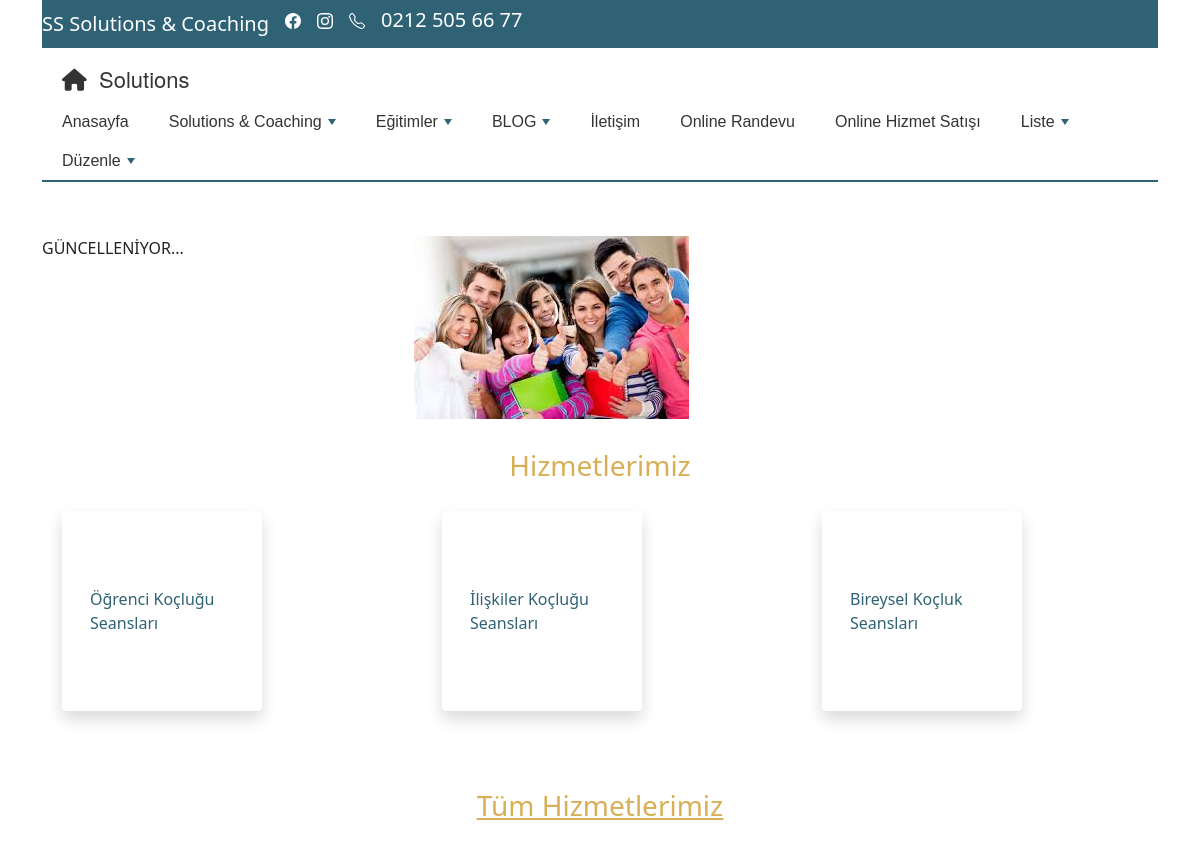
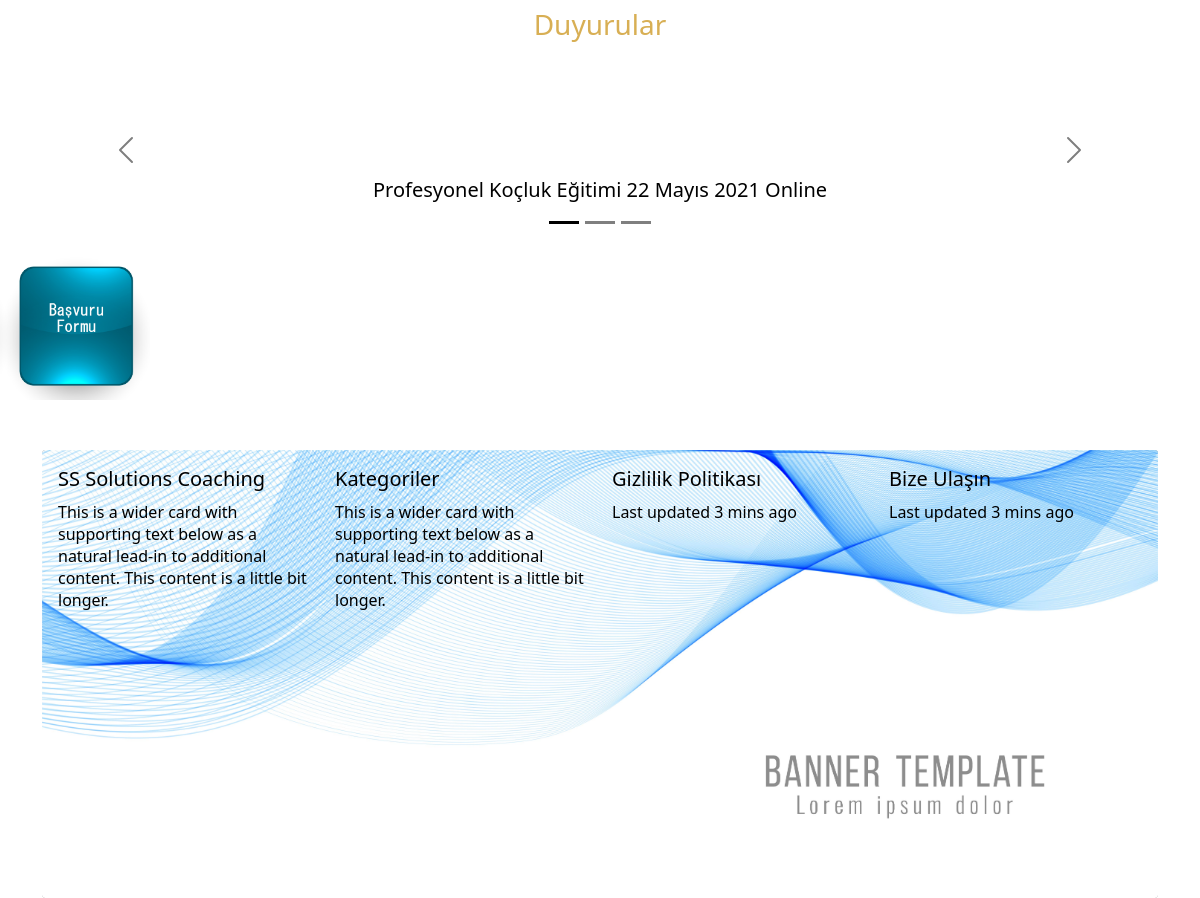
The page / on the database its author committed (2 pictures, top to bottom).
### mysite/models.py (models this page shows)
class Menu(models.Model):
    menuadi = models.CharField(max_length=100, verbose_name='Menu Adi')
    ustmenuadi = models.CharField(max_length=100, verbose_name='Bağlantı Yapılacak Menü Adı', blank=True, null=True)
    editor = RichTextField(verbose_name="Sayfa İçeriği", null=True, blank=True)
    sira = models.IntegerField(verbose_name="Alt Menu Sırası", null=True, blank=True)
    durum = models.BooleanField(blank=True, null=True, verbose_name='Aktif')
    dosya = models.FileField(blank=True, null=True, )

class Solutions(models.Model):
    id = models.IntegerField(primary_key=True)
    altmenuadi = models.CharField(max_length=100, verbose_name='Menü Adi')
    baslik = models.CharField(max_length=100, verbose_name='Başlık')
    icerik = RichTextField(verbose_name="içerik", null=True, blank=True)
    img = models.ImageField(blank=True, null=True, )
    durum = models.BooleanField(blank=True, null=True, verbose_name='Aktif')
    dosya = models.FileField(blank=True, null=True, )
    sira = models.PositiveSmallIntegerField(blank=True)
    aciklama=models.CharField(max_length=500, verbose_name='Açıklama', blank=True)

### mysite/views.py (the view)
# urls.py: path('', views.anasayfa_home),
def anasayfa_home(request):
    hizmetler = Solutions.objects.filter(altmenuadi="hizmetler", durum=True).order_by('sira')
    duyurular = Solutions.objects.filter(altmenuadi="duyurular", durum=True).order_by('sira')
    iletisim = Solutions.objects.filter(altmenuadi="iletisim").first()
    gizlilik = Solutions.objects.filter(altmenuadi="gizlilik").first()
    menuler = Menu.objects.filter(durum=True).exclude(ustmenuadi="Anasayfa").order_by('sira')
    menuanasayfa = Menu.objects.filter(ustmenuadi="Anasayfa", durum=True)
    ds = []
    i = 0
    for d in duyurular:
        _d = d.__dict__
        _d.update({"active": i == 0, "sira": str(i)})
        ds.append(_d)
        i += 1
    context = {
        'hizmetler': hizmetler,
        'duyurular': ds,
        'iletisim': iletisim,
        'gizlilik': gizlilik,
        'menuler': menuler,
        'menuanasayfa': menuanasayfa,
        'title': "SS Solutions Coaching",
    }
    return render(request, 'anasayfa/anasayfa.html', context)

### mysite/templates/anasayfa/anasayfa.html (shortened to what this page needs)
{% extends "anasayfa/base.html" %}
{% block content %}
<div>
</div>
<div class="container" >
    <div class="row g-0">
        <div class="col-6 col-md-4">
            GÜNCELLENİYOR...
        </div>
        <div class="col-sm-6 col-md-8">
            <img src="/static/img/bireysel.jpg" class="img-fluid" alt="...">
        </div>
    </div>
</div>
<div class="container">
    <div>
        <h3 class="text-center" style="color: #D8AF54; margin-top:30px;">Hizmetlerimiz</h3>
    </div>
    <div class="row row-cols-8">
      {% for hizmetler in hizmetler %}
                <div class="col">
                    <div class="shadow p-3 mb-5 bg-body rounded row align-items-center "
                         style="height: 200px; width: 200px; margin-left:20px; margin-top:20px;">
                        <a href="/hizmet/{{ hizmetler.id }}"
                           style="text-decoration:none; color: #2F6275; hover:{color:#fff;}">
                            {{hizmetler.baslik}}
                        </a>
                    </div>
                </div>
      {% endfor %}
  </div>
    <h3 class="text-center" style="color: #D8AF54; margin-top:30px;">
        <a href="/hizmet/" class="text-center" style=" color: #D8AF54; hover:{color:#fff;}">
                            Tüm Hizmetlerimiz
        </a>
    </h3>
</div>
<div class="container" >
    <h3 class="text-center" style="color: #D8AF54; margin-top: 50px;">Duyurular</h3>
    <div id="carouselExampleDark" class="carousel carousel-dark slide" data-bs-ride="carousel" style="height: 200px;">
        <div class="carousel-indicators">
            {% for duyuru in duyurular %}
                {% if duyuru.active %}
                    <button type="button" data-bs-target="#carouselExampleDark" data-bs-slide-to="{{duyuru.sira}}" class="active" aria-current="true" aria-label="Slide 1"></button>
                {% else %}
                    <button type="button" data-bs-target="#carouselExampleDark" data-bs-slide-to="{{duyuru.sira}}" aria-label="Slide 2"></button>
                {% endif %}
            {% endfor %}
        </div>
        <div class="carousel-inner">
            {% for duyuru in duyurular %}
                {% if duyuru.active %}
                     <div class="carousel-item active " data-bs-interval="5000">
                            <img height="200"  class="d-block w-100">
                            <div class="carousel-caption d-none d-md-block">
                                <h5>{{duyuru.baslik}}</h5>
                            </div>
                    </div>
                {% endif%}
            {% endfor %}
        </div>
        <button class="carousel-control-prev" type="button" data-bs-target="#carouselExampleDark" data-bs-slide="prev">
            <span class="carousel-control-prev-icon" aria-hidden="true"></span>
        </button>
        <button class="carousel-control-next" type="button" data-bs-target="#carouselExampleDark" data-bs-slide="next">
            <span class="carousel-control-next-icon" aria-hidden="true"></span>
        </button>
    </div>
</div>
{% endblock %}

### mysite/templates/anasayfa/menu.html (shortened to what this page needs)
<nav class="main-nav" role="navigation">
   <h2 class="nav-brand"><a href="/"><i class="fas fa-home"></i> &nbsp;Solutions</a></h2>
    <ul id="main-menu" class="sm sm-mint">
        <li><a href="/">Anasayfa</a></li>
        <li><a href="#">Solutions & Coaching</a>
        </li>
        <li><a href="#">Eğitimler</a>
        </li>
        <li><a href="#">BLOG</a>
        </li>
        <li><a href="/iletisim/">İletişim</a></li>
        <li><a href="/onlinerandevu/">Online Randevu</a></li>
        <li><a href="/onlinesatis/">Online Hizmet Satışı</a></li>
        {% for a_menuanasayfa in menuanasayfa %}
        <li><a href="/menuicerik/{{a_menuanasayfa.id}}" >{{a_menuanasayfa.menuadi}}</a>
            </li>
        {% endfor %}
    </ul>
</nav>

### mysite/static/style_anasayfa.css (style rules this page uses)
.main-nav { border-bottom: 2px solid #2F6275; background: #fff; }
.main-nav:after { clear: both; content: "\00a0"; display: block; height: 0; font: 0px/0 serif; overflow: hidden; }
.nav-brand { float: left; margin: 0; }
.nav-brand a { display: block; padding: 11px 11px 11px 20px; color: #333; font-family: 'Helvetica Neue', Helvetica, Arial, sans-serif; font-size: 22px; font-weight: normal; line-height: 17px; text-decoration: none; }
#main-menu { clear: both; border-bottom: 0; }
@media (min-width: 768px) { #main-menu { float: right; clear: none; } }
#main-menu-state:not(:checked) ~ #main-menu { display: none; }
@media (min-width: 768px) { #main-menu-state:not(:checked) ~ #main-menu { display: block; } }
body { margin: 8px; background: #fff; color: #aaa; font: 16px/1.5em 'Helvetica Neue', Helvetica, Arial, sans-serif; }

### mysite/static/smartmenus/css/sm-core-css.css (style rules this page uses)
.sm { box-sizing:border-box;position:relative;z-index:1000;-webkit-tap-highlight-color:rgba(0,0,0,0); }
.sm,.sm ul,.sm li { display:block;list-style:none;margin:0;padding:0;line-height:normal;direction:ltr;text-align:left; }
.sm li,.sm a { position:relative; }
.sm a { display:block; }
.sm::after { content:"";display:block;height:0;font:0px/0 serif;clear:both;overflow:hidden; }
.sm *,.sm *::before,.sm *::after { box-sizing:inherit; }

### mysite/static/smartmenus/css/sm-mint.css (style rules this page uses)
.sm-mint { border-top: 2px solid #2F6275; border-bottom: 2px solid #2F6275; background: #fff; }
.sm-mint a, .sm-mint a:hover, .sm-mint a:focus, .sm-mint a:active { padding: 13px 20px; padding-right: 58px; color: #333; font-family: Arial, sans-serif; font-size: 16px; font-weight: normal; line-height: 17px; text-decoration: none; }
.sm-mint li { border-top: 1px solid rgba(141, 184, 99, 0.2); }
.sm-mint > li:first-child { border-top: 0; }
@media (min-width: 768px) { .sm-mint li { float: left; } }
@media (min-width: 768px) { .sm-mint a { white-space: nowrap; } }
@media (min-width: 768px) { .sm-mint { border-top: 0; background: transparent; } }
@media (min-width: 768px) { .sm-mint a, .sm-mint a:hover, .sm-mint a:focus, .sm-mint a:active, .sm-mint a.highlighted { padding: 11px 20px; color: #333; border-radius: 4px 4px 0 0; } }
@media (min-width: 768px) { .sm-mint a.has-submenu { padding-right: 34px; } }
@media (min-width: 768px) { .sm-mint li { border-top: 0; } }

### rows shown on the page
Menu: menuadi "Liste"
Menu: menuadi "Düzenle"
Solutions: baslik "Öğrenci Koçluğu Seansları"
Solutions: baslik "İlişkiler Koçluğu Seansları"
Solutions: baslik "Bireysel Koçluk Seansları"
Solutions: baslik "Profesyonel Koçluk Eğitimi 22 Mayıs 2021 Online"
